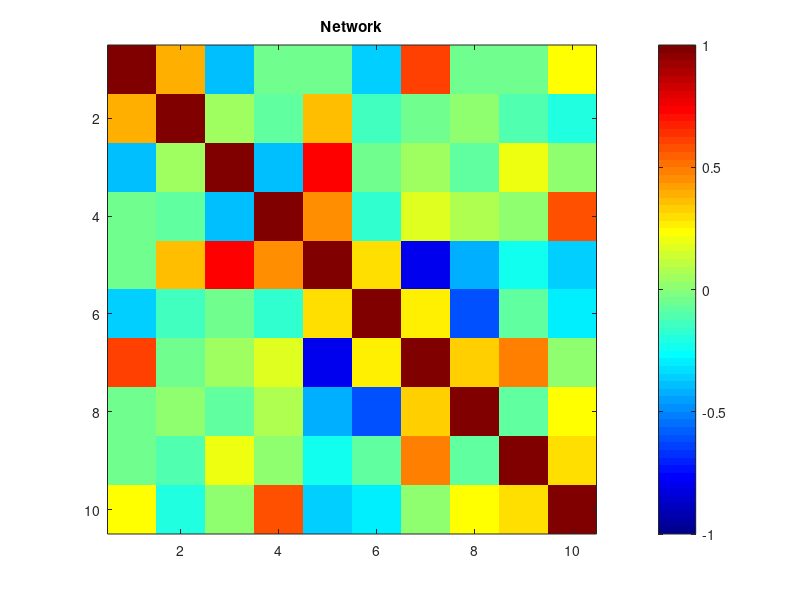

This chart was generated by the following MATLAB code: (Note: this script raises an error after producing the figure.)
%% Create a random matrix that looks like a correlation matrix
% initialization:
n = 10; % number of oscillators
A = 2 * rand(n,n) - 1; % creat a random matrix between -1 and 1
A = (A + A') / 2; % symmetrize it
A = A - diag(diag(A)) + eye(n); % make diagonal entries equal to 1
                                % this will immitate a correlation matrix
%%                                
% take a look at the matrix
f1 = figure(); 
    imagesc(A);
    colormap('jet')
    caxis([-1,1])
    colorbar
    axis square
    title('Network')
%% Run the Kuramoto model to see how and when it converges
% initialization:
tmax = 5000; % number of iterations for ode45 method
coupling = .1; % coupling strength
m = 1000; % length of memory for stabilization
tol = 10^(-5); % tolerance for stabilization
imax = 1000; % will average over imax iterations with different random initializations

% run
[I, V, R, Y0, Yn] =  Kuramoto_stable(A,tmax,coupling,m,tol,imax);
    %   I: times for convergence for each initialization
    %   V: order vectors for each initialization
    %   R: order parameter after convergence for each initialization
    %   Y0: all initializations 
    %   Yn: final phases

% save all variables and outputs
save(['example_inputs_outputs.mat']);



%% reload
clear; clc;
load('example_inputs_outputs.mat')

%%
% throw away the runs that did not converge
div = find(I==tmax+1); % what has not been converged has a convergence time of tmax+1
fprintf('out of %d runs, %d did not converge, and will be ignored.\n',tmax,length(div));

I(div) = [];
V(:,div) = [];
R(div) = [];
Y0(:,div) = [];
Yn(:,div) = [];

% take a look at outputs
f2 = figure(); 
    boxplot(I,'notch','on',...
              'labels',{'times for convergence'})
    hold on
    hline(median(I),'-.k','median')
    
f3 = figure(); 
    boxplot(R,'notch','on',...
              'labels',{'order parameters'})
    hline(median(R),'-.k','median')

f4 = figure(); 
    [~,idm] = min(R);
    [~,idM] = max(R);
    subplot(2,1,1)
        my_polar(Yn(:,idm),1,ones(1,n),1)
        title(['a final phase with min order parameter.'])
        xlabel(['time for convergence: ' num2str(I(idm))])
    subplot(2,1,2)
        my_polar(Yn(:,idM),1,ones(1,n),1)
        title(['a final phase with max order parameter.'])
        xlabel(['time for convergence: ' num2str(I(idM))])
        
%% cluster the final phases
best_sumd = inf;
id = 0;
for k = 1:length(I) % for each of the initiations find the best clustering with best number of clusters accroding to the min sumd
    fprintf('completed: %2.2f%% \n', k/length(I)*100);
    [temp_idx,temp_sumd] = best_polar_cluster_kmeans_stable(Yn(:,k)); 
    if temp_sumd < best_sumd
        best_sumd = temp_sumd;
        best_idx = temp_idx;
        id = k;
    end
end

modularity = girvan_newman_modularity(A,index_list_to_modules(best_idx));
sumd = best_sumd;
clusters = best_idx;

% save all variables and outputs
save(['example_inputs_outputs.mat']);
%% final output plots

[C,p] = permute_with_clustering(A,clusters);

%%
f5 = figure(); 
    subplot(1,3,1)
        imagesc_clustered(A,clusters)
        colormap('jet')
        caxis([-1,1])
        colorbar
        axis square
        title('Original network')
    
    subplot(1,3,2)
        pp = my_polar(Yn(:,id),...
                          1,...
                          clusters,...
                          1);
        
        title(['Clustering of run ' num2str(id)])
        xlabel(['sumd = ' num2str(sumd)])
    
    subplot(1,3,3)
        imagesc_clustered(C,clusters(p))
        colormap('jet')
        caxis([-1,1])
        colorbar
        axis square
        title('Permuted network')
        set(gca,'xtick', 1:n);
        set(gca,'ytick', 1:n);
        set(gca,'xticklabels', p);
        set(gca,'yticklabels', p);
        xlabel(['modularity = ' num2str(modularity)])